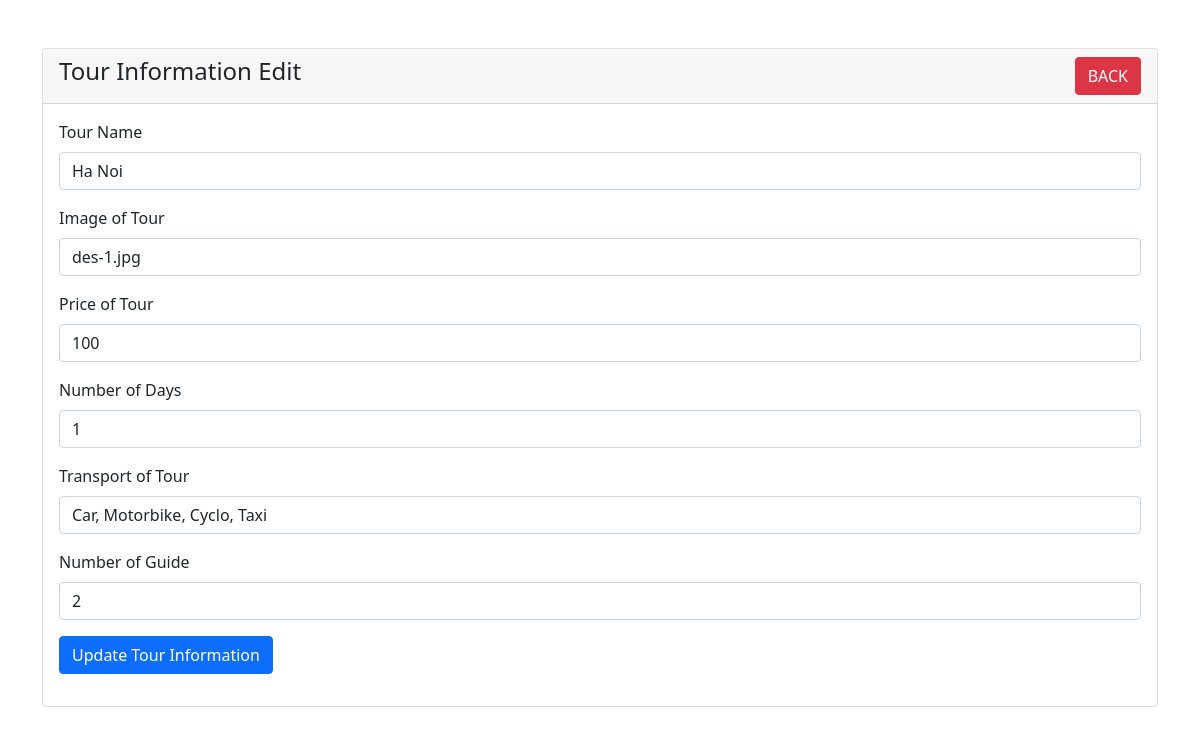
Screenshot of /assets/pages/tour-detailed_edit.php?id=1 with the database file from the repository.
### tables this page shows
CREATE TABLE `tour_destination` (
  `id` int(11) NOT NULL,
  `tour` varchar(50) NOT NULL,
  `image` varchar(50) NOT NULL,
  `price` int(50) NOT NULL,
  `num_day` int(50) NOT NULL,
  `trans` varchar(100) NOT NULL,
  `num_guide` int(50) NOT NULL
);

### assets/pages/tour-detailed_edit.php (the view, shortened to what this page needs)
<?php
require 'db_config.php';
?>
<!doctype html>
<html lang="en">
  <head>
    <link href="https://cdn.jsdelivr.net/npm/bootstrap@5.1.3/dist/css/bootstrap.min.css" rel="stylesheet">
</head>
<body>
    <div class="container mt-5">
        <div class="row">
            <div class="col-md-12">
                <div class="card">
                    <div class="card-header">
                        <h4>Tour Information Edit
                            <a href="admin_detailed--tour.php" class="btn btn-danger float-end">BACK</a>
                        </h4>
                    </div>
                    <div class="card-body">
                        <?php
                        if(isset($_GET['id']))
                        {
                            $tour_id = mysqli_real_escape_string($conn, $_GET['id']);
                            $query = "SELECT * FROM tour_destination WHERE id='$tour_id' ";
                            $query_run = mysqli_query($conn, $query);
                            if(mysqli_num_rows($query_run) > 0)
                            {
                                $tour = mysqli_fetch_array($query_run);
                                ?>
                                <form action="tour-detailed_db.php" method="POST">
                                    <div class="mb-3">
                                        <label class="form-label">Tour Name</label>
                                        <input type="text" name="tour" value="<?=$tour['tour'];?>" class="form-control" required>
                                    </div>
                                    <div class="mb-3">
                                        <label class="form-label">Image of Tour</label>
                                        <input type="text" name="image" value="<?=$tour['image'];?>" class="form-control" required>
                                    </div>
                                    <div class="mb-3">
                                        <label class="form-label">Price of Tour</label>
                                        <input type="number" name="price" value="<?=$tour['price'];?>" class="form-control" required>
                                    </div>
                                    <div class="mb-3">
                                        <label class="form-label">Number of Days</label>
                                        <input type="number" name="num_day" value="<?=$tour['num_day'];?>" class="form-control" required>
                                    </div>
                                    <div class="mb-3">
                                        <label class="form-label">Transport of Tour</label>
                                        <input type="text" name="trans" value="<?=$tour['trans'];?>" class="form-control" required>
                                    </div>
                                    <div class="mb-3">
                                        <label class="form-label">Number of Guide</label>
                                        <input type="number" name="num_guide" value="<?=$tour['num_guide'];?>" class="form-control" required>
                                    </div>
                                    <div class="mb-3">
                                        <button type="submit" name="update_tour" class="btn btn-primary">
                                            Update Tour Information
                                        </button>
                                    </div>
                                </form>
                                <?php
                            }
                            else
                            {
                                echo "<h4>No Such Id Found</h4>";
                            }
                        }
                        ?>
                    </div>
                </div>
            </div>
        </div>
    </div>
</body>
</html>

### rows the page displays
tour_destination: tour "Ha Noi", image "des-1.jpg", price "100", num_day "1", trans "Car, Motorbike, Cyclo, Taxi", num_guide "2"
